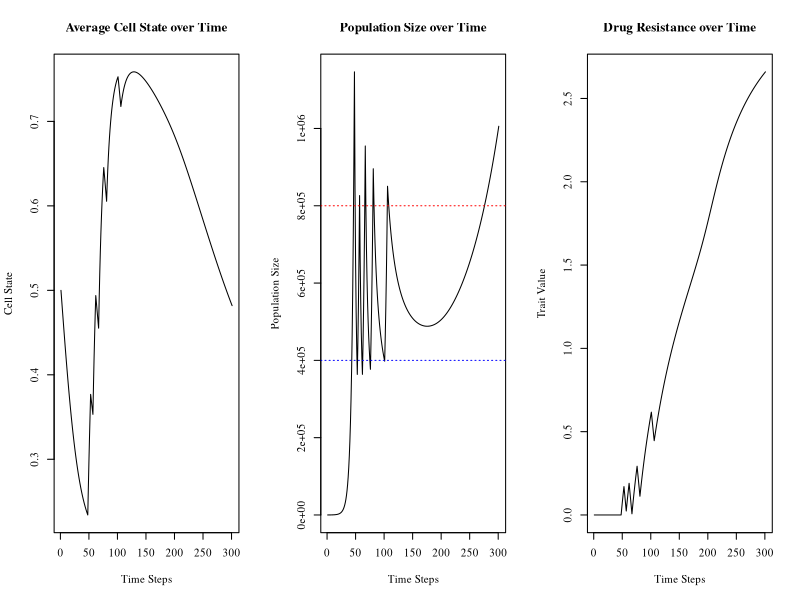

Reproduce this figure in R.
#Code written by Anuraag Bukkuri, expanded from code provided in "Advancing population ecology with integral projection models: a practical guide" - Merow et al 2013

params = data.frame(
  txon = FALSE,
  endtx = 1000)

varG = .05
varF = .05
lexp = 1.5
beta = 1.5 
evolv = 1
natd = .01*evolv
bex = -.6
bex1 = -.2
baser = .3
dose = .7

ti = 0
vpar1 = .01
vpar2 = .3
vpar3 = .4
plotstop = 0
starttx=0
min = 0
max = 1
n = 100
thrh = 8e5
thrl = 4e5
tol = 1e-8
bc = min + c(0:n) * (max - min)/n
y = 0.5 * (bc[1:n] + bc[2:(n+1)])
h = y[2] - y[1]

Nt = rnorm(n,.5,0)
sim_steps = params$endtx-1
v = 0

popsize = vector(,sim_steps)
evoldyn = vector(,sim_steps)
avgtemp = vector(,length(y))
avgplot = vector(,sim_steps)

for (i in 1:sim_steps) {
  
  total_cells = sum(Nt)
  Ntnorm = Nt / total_cells
  popsize[i] = total_cells
  evoldyn[i] = v
  for (j in 1:length(y)) {avgtemp[j] = y[j] * Ntnorm[j]}
  avgcell = sum(avgtemp)
  avgplot[i] = avgcell
   
  if (i>=48 && total_cells>thrh && params$txon==FALSE){starttx=i
  params$txon=TRUE} 
  
  if ((params$txon==TRUE && total_cells<thrl)){params$txon=FALSE} 
  
  if ((total_cells>1e6 && params$txon==TRUE && i>starttx+5||total_cells<10)){plotstop=i
  break}
  
  if (params$txon==TRUE) {m=dose}
  else {m=0}
  
  l.x = function(x, params) {exp(lexp*x)}
  
  b.x = function(x, params) {baser*exp(bex*x+bex1*v)}
  
  s.x = function(x, params) {
    return(1-natd-m/(l.x(x,params=params)+beta*v))}
  
  s.x2 = function(x, params) {
    return(1-natd-m/(l.x(x,params=params)+beta*(v+.00001)))}
  
  g.yx = function(xp, x, params) {dnorm(xp,mean=x,sd= varG)}
  
  f.yx = function(xp, x, params) {dnorm(xp,mean=x,sd= varF)}
  
  dsdv <-outer(y, y, function(xp,x,params) {beta*m/(beta*v+exp(lexp*x))^2}, params=params)
  dbdv <-outer(y, y, function(xp,x,params) {baser*bex1*exp(bex*x + bex1*v)}, params=params)
  
  dkds <-outer(y, y, function(xp,x,params) {g.yx(xp,x,params)},params=params)
  dkdb <-outer(y, y, function(xp,x,params) {f.yx(xp,x,params)},params=params)
  
  
  F = h*outer(y, y, f.yx, params=params)
  B = b.x(y, params=params)
  G = h*outer(y, y, g.yx, params=params)
  S = s.x(y, params=params)
  Q = F
  P = G
  for (j in 1:n) {
    Q[, j] = F[, j] * B[j]
    P[, j] = G[, j] * S[j]
  }
  
  #Low state eviction
  for (j in 1:(n / 2)) {
    F[1, j] <- F[1, j] + 1 - sum(F[, j])
    Q[, j] <- F[, j] * B[j]
    G[1, j] <- G[1, j] + 1 - sum(G[, j])
    P[, j] <- G[, j] * S[j]
  }
  
  #High state eviction
  for (j in (n / 2 + 1):n) {
    F[n, j] <- F[n, j] + 1 - sum(F[, j])
    Q[, j] <- F[, j] * B[j]
    G[n, j] <- G[n, j] + 1 - sum(G[, j])
    P[, j] <- G[, j] * S[j]
  }
  
  K = P + Q
  Nt1 = K %*% Nt
  Nt = Nt1
  
  lam <- abs(eigen(K)$values[1])
  w.eigen <- abs(eigen(K)$vectors[, 1])
  stable.dist <- w.eigen/sum(w.eigen)
  v.eigen <- abs(eigen(t(K))$vectors[, 1])
  repro.val <- v.eigen/v.eigen[1]
  v.dot.w = sum(stable.dist * repro.val) * h
  sens = outer(repro.val, stable.dist)/v.dot.w
  
  sensv <- sum(sens*(dkds*dsdv+dkdb*dbdv)) * h ^ 2
  v <- v + evolv * sum(sensv) / lam
  if(v<0){v=0}
}

par(mfrow = c(1, 3))
plot(avgplot[-c(plotstop+1:params$endtx)],xlab = "Time Steps",ylab='Cell State',type = 'l',main = 'Average Cell State over Time',family='serif')
plot(popsize[-c(plotstop+1:params$endtx)],xlab = "Time Steps",ylab = 'Population Size',main = 'Population Size over Time',type = 'l',family='serif')
abline(h=thrh,col='red',lty=3)
abline(h=thrl,col='blue',lty=3)
plot(evoldyn[-c(plotstop+1:params$endtx)],xlab = "Time Steps",ylab = 'Trait Value',main = 'Drug Resistance over Time',type = 'l',family='serif')
